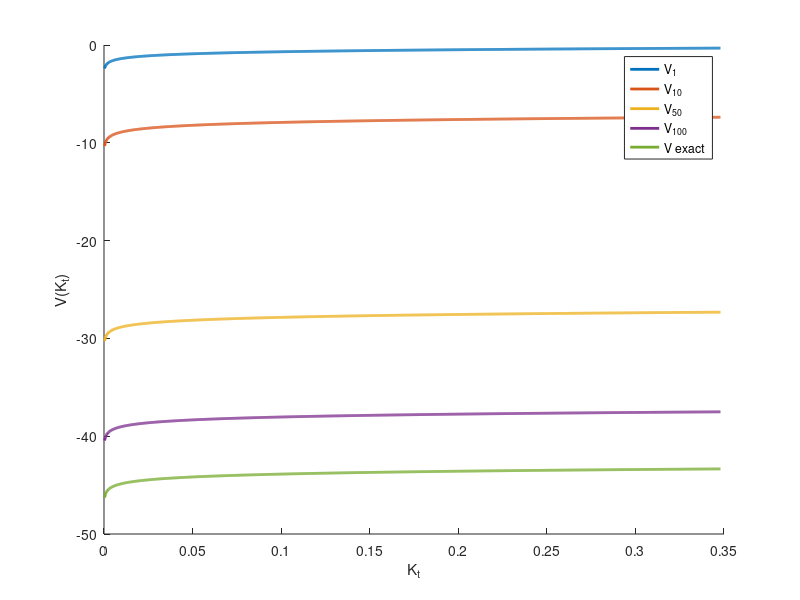

Source code (MATLAB):
clear all;clc;
% luzhikun
beta = 0.98; alpha = 0.3; delta = 1;

f_ss = @(k)alpha*k^(alpha-1)+1-delta-1/beta
k_ss = fsolve(f_ss,1)
k_initial = 0.5*k_ss

num_state = 1000;
phi = 2*k_ss/num_state;
k_state = phi:phi:(2*k_ss);

[K_x, K_y] = meshgrid(k_state,k_state);

v = zeros(1,num_state);
epsilon = 10^(-20)

num_iter = 100

xx = [1, 10, 50, 100]
figure(1)
hold on 
for ii = 1:num_iter
	v_primitive = v;
	c =  max( K_x.^alpha + (1 - delta)*K_x - K_y, epsilon);
	v_matrix =  log( c ) + beta*v'*ones(1,num_state);
	[v_improved, k_choice_vector] = max(v_matrix);
	v = v_improved;
	%error_ = max(v_improved - v_primitive)
	if (ii == xx(1))|(ii == xx(2))|(ii == xx(3))|(ii == xx(4))
		plot(k_state, v, 'linewidth', 2)
	end
end

% exact solution
v_exact = v;
a = 1/(1-beta)*(log(1-alpha*beta)+alpha*beta/(1-alpha*beta)*log(alpha*beta));
b = alpha/(1-alpha*beta);
v_exact = a+b*log(k_state);
plot(k_state, v_exact, 'linewidth', 2)

hold off

%title('Value function iteration'); 
xlabel('K_t'); ylabel('V(K_t)');
legend('V_1', 'V_{10}', 'V_{50}', 'V_{100}','V exact')



%{

error_ = max(v_improved - v_primitive)

figure(2)
%value function
x = k_state; y = v; plot(x,y);
title('value function'); xlabel('k_t'); ylabel('v(k)');

k_conv_path = zeros(1,1000);
k_conv_path(1) = k_initial;
t = 0; h = 1;
while h > 0.0001
	k_current = k_conv_path(t+1)
	k_next = interp1(k_state,k_pol,k_current,'linear')
	t = t+1
	k_conv_path(t+1) = k_next;
	h = abs(k_next - k_ss)/k_ss 
end

figure(3)
plot(0:t,k_conv_path(1:t+1))

% (b)

A = 1/(1-beta)*( alpha*beta/(1-alpha*beta)*log(alpha*beta) + log(1-alpha*beta) )
B = alpha/(1-alpha*beta)

pf = @(k) beta*B*k.^alpha/(1+beta*B)
vf = @(k) A + B*log(k)

figure(4)
k_ = phi:10^(-6):2*k_ss;
subplot(1,2,1)
plot(k_state,k_pol,k_,pf(k_))
legend('numerical solution','exact solution')
title('policy function'); xlabel('k_t'); ylabel('k_{t+1}');
subplot(1,2,2)
plot(k_state,v,k_,vf(k_))
legend('numerical solution','exact solution')
title('value function'); xlabel('k_t'); ylabel('v(k)');

c_current = k_state.^alpha - k_pol;
c_next = ( k_pol.^alpha - interp1(k_state,k_pol,k_pol,'linear') );
c_implied_by_euler = c_next./(beta*alpha*k_pol.^(alpha-1));
error_c = c_implied_by_euler./c_current - 1;
figure(5)
plot(k_state,error_c*100)
title('relative error of c'); xlabel('k'); ylabel('percentage');

% How to improve accuracy?
% expand the state space

% Where do these error come from?
% discretization of the state space

%}

